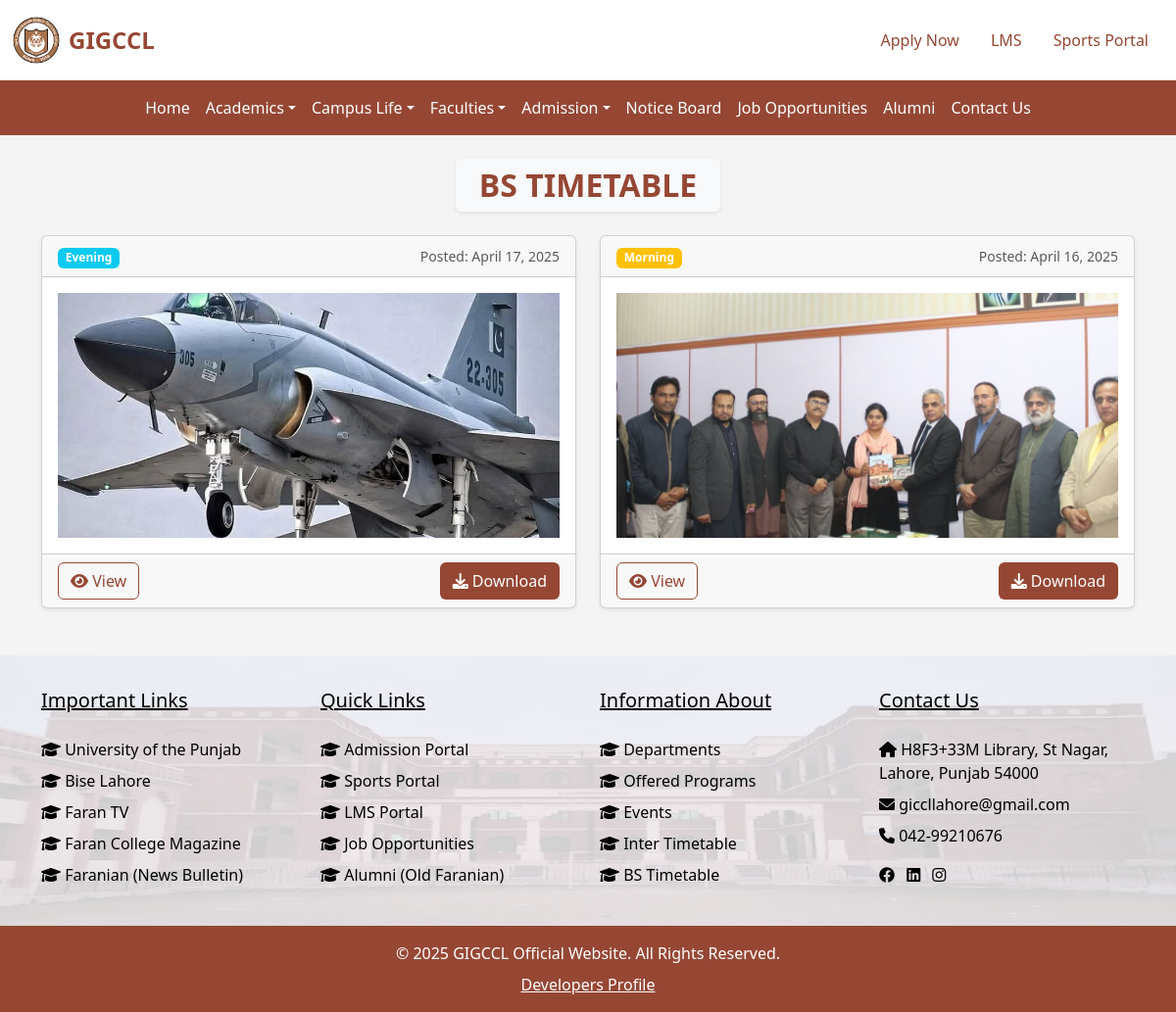
Page /academics/bs_timetable/ on the committed database.
### Academics/models.py (models this page shows, shortened)
class BsTimetable(models.Model):
    SHIFT_CHOICES = [
        ('Morning', 'Morning'),
        ('Evening', 'Evening'),
    ]
    shift = models.CharField(max_length=10, choices=SHIFT_CHOICES)
    posted_date = models.DateField(default=timezone.now)
    file = models.FileField(upload_to='bs_timetables/')
    preview_image = models.ImageField(upload_to='timetable_previews/', blank=True, null=True)

### Academics/views.py (the view)
# urls.py: path('bs_timetable/', views.bs_timetable, name='bs_timetable'),
def bs_timetable(request):
    timetables = BsTimetable.objects.all().order_by('-posted_date', '-id')
    return render(request, 'Academics/bs_timetable.html', {'timetables': timetables})

### Academics/templates/Academics/bs_timetable.html (shortened to what this page needs)
{% extends 'base.html' %}
{% load static %}
{% block content %}
<section class="py-4">
    <div class="container">
        <div class="d-flex justify-content-center mb-4">
            <div class="card border-0 shadow-sm px-4 py-2" style="background-color: #f8f9fa; width: fit-content;">
                <h2 class="mb-0 text-center fw-bold text-uppercase" style="color: #964734;">BS Timetable</h2>
            </div>
        </div>
        <div class="row">
            {% for item in timetables %}
            <div class="col-md-6 mb-4">
                <div class="card h-100 shadow-sm">
                    <div class="card-header d-flex justify-content-between align-items-center">
                        <span>
                            {% if item.shift|lower == "morning" %}
                                <span class="badge bg-warning">{{ item.shift }}</span>
                            {% else %}
                                <span class="badge bg-info">{{ item.shift }}</span>
                            {% endif %}
                        </span>
                        <small class="text-muted">Posted: {{ item.posted_date }}</small>
                    </div>
                    <div class="card-body text-center">
                        {% if item.preview_image %}
                        <img src="{{ item.preview_image.url }}" class="img-fluid timetable-img" alt="Timetable Preview">
                        {% else %}
                        <div class="bg-dark text-white d-flex justify-content-center align-items-center no-preview">
                            No preview available
                        </div>
                        {% endif %}
                    </div>
                    <div class="card-footer d-flex justify-content-between">
                        <a href="{{ item.file.url }}" target="_blank" rel="noopener noreferrer" class="btn view-btn">
                            <i class="fas fa-eye"></i> View
                        </a>
                        <a href="{{ item.file.url }}" download class="btn download-btn">
                            <i class="fas fa-download"></i> Download
                        </a>
                    </div>
                </div>
            </div>
            {% empty %}
                <div class="d-flex justify-content-center mb-4">
                    <div class="card border-0 shadow-sm px-4 py-2" style="background-color: #f8f9fa; width: fit-content;">
                        <h2 class="mb-0 text-center" style="color: #964734;">No Timetables Available</h2>
                    </div>
                </div>
            {% endfor %}
        </div>
    </div>
</section>
{% endblock %}

### static/css/styles.css (style rules this page uses)
body { background-color: #f4f4f4; }

### Academics/templates/Academics/bs_timetable.html (style rules this page uses)
.timetable-img { height: 250px; width: 100%; object-fit: cover; }
.view-btn { border: 1px solid #964734; color: #964734 }
.download-btn { background-color: #964734; color: white; }

### rows in the picture
BsTimetable: shift "Evening", posted_date "April 17, 2025", preview_image (picture)
BsTimetable: shift "Morning", posted_date "April 16, 2025", preview_image (picture)
